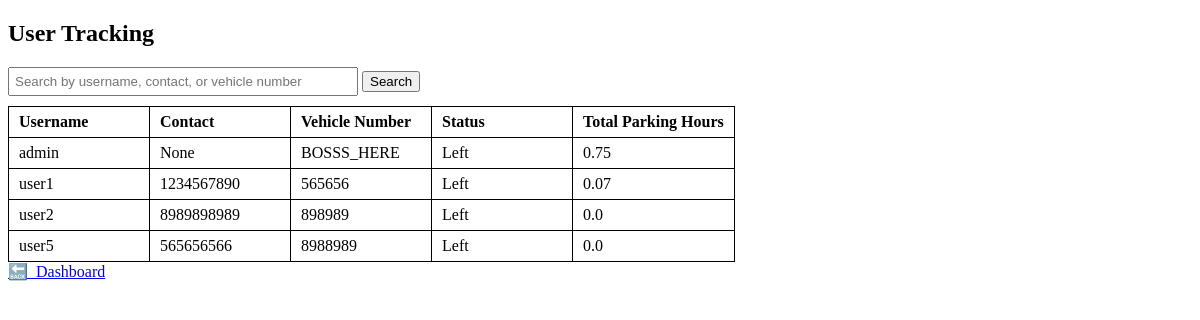
Screenshot of /users (signed in) with the database file from the repository.
### app.py (models this page shows)
class User(db.Model):
    __tablename__ = 'user'
    id = db.Column(db.Integer, primary_key=True, autoincrement=True)
    username = db.Column(db.String(100), unique=True, nullable=False)
    password = db.Column(db.String(100), nullable=False)
    contact = db.Column(db.String(20), nullable=True)
    is_admin = db.Column(db.Boolean, default=False)
    vehicle_number = db.Column(db.String(30), unique=True, nullable=False)

### app.py (the view)
@app.route('/users', methods=['GET'])
def admin_users():
    if not session.get('is_admin'):
        flash("Access Denied", "danger")
        return redirect(url_for('login'))
    search_query = request.args.get('search', '').strip()
    query = User.query
    if search_query:
        search_pattern = f"%{search_query}%"
        query = query.filter(or_(User.username.ilike(search_pattern), User.contact.ilike(search_pattern),User.vehicle_number.ilike(search_pattern),))
    users = query.all()
    user_list = []
    for user in users:
        active_reservation = Reservation.query.filter_by(user_id=user.id, status='active').first()
        status = "Occupied" if active_reservation else "Left"
        completed_reservations = Reservation.query.filter_by(user_id=user.id, status='completed').all()
        total_seconds = 0
        for res in completed_reservations:
            if res.end_time and res.start_time:
                total_seconds += (res.end_time - res.start_time).total_seconds()
        total_hours = round(total_seconds / 3600, 2)
        user_list.append({
            'username': user.username,
            'contact': user.contact,
            'vehicle_number': user.vehicle_number,
            'status': status,
            'total_hours': total_hours
        })
    return render_template('admin_users.html', users=user_list, search=search_query)

### templates/admin_users.html (shortened to what this page needs)
<!DOCTYPE html>
<html>
<head>
</head>
<body>
    <h2>User Tracking</h2>
    <form method="get" action="{{ url_for('admin_users') }}">
        <input type="search" name="search" placeholder="Search by username, contact, or vehicle number" value="{{ search }}">
        <button type="submit">Search</button>
    </form>
    <table>
        <thead>
            <tr>
                <th>Username</th>
                <th>Contact</th>
                <th>Vehicle Number</th>
                <th>Status</th>
                <th>Total Parking Hours</th>
            </tr>
        </thead>
        <tbody>
            {% for user in users %}
            <tr>
                <td>{{ user.username }}</td>
                <td>{{ user.contact }}</td>
                <td>{{ user.vehicle_number }}</td>
                <td>{{ user.status }}</td>
                <td>{{ user.total_hours }}</td>
            </tr>
            {% else %}
            <tr>
                <td colspan="5">No users found.</td>
            </tr>
            {% endfor %}
        </tbody>
    </table>
    <a href="{{ url_for('dashboard') }}">🔙  Dashboard</a>
</body>
</html>

### templates/admin_users.html (style rules this page uses)
input[type="search"] { margin-bottom: 10px; padding: 5px; width: 350px; }
table, th, td { border: 1px solid black; border-collapse: collapse; padding: 6px 10px; text-align: left; }
th, td { min-width: 120px; }

### rows the page displays
User: username "admin", contact "None", vehicle_number "BOSSS_HERE", status "Left", total_hours "0.75"
User: username "user1", contact "1234567890", vehicle_number "565656", status "Left", total_hours "0.07"
User: username "user2", contact "8989898989", vehicle_number "898989", status "Left", total_hours "0.0"
User: username "user5", contact "565656566", vehicle_number "8988989", status "Left", total_hours "0.0"
